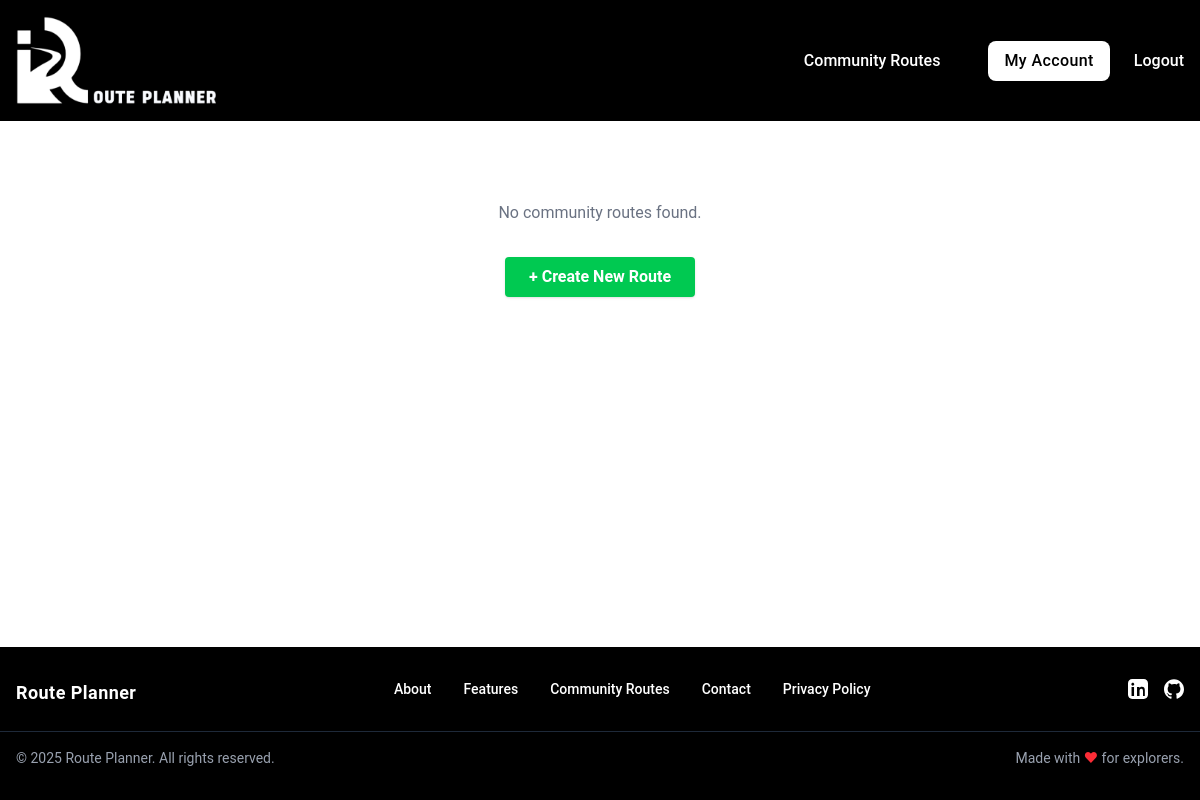
Page /routes (signed in) on the earlier database version.
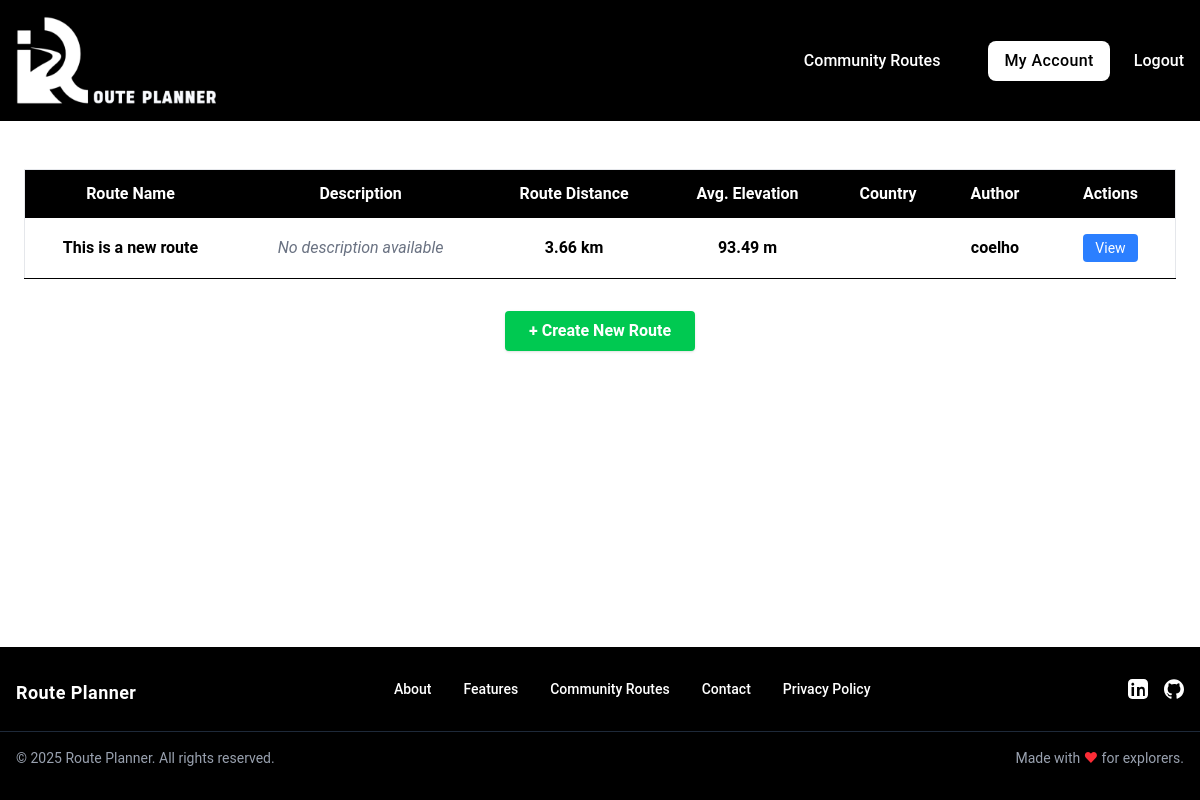
Same page on the later database version.
### tables this page shows
CREATE TABLE routes (
id INTEGER PRIMARY KEY,
user_id INTEGER NOT NULL,
name TEXT NOT NULL,
description TEXT,
coordinates TEXT NOT NULL, elevation_gain REAL DEFAULT 0, elevation_loss REAL DEFAULT 0, max_elevation REAL DEFAULT 0, min_elevation REAL DEFAULT 0, avg_elevation REAL DEFAULT 0, total_distance REAL DEFAULT 0, map_image_url TEXT,
FOREIGN KEY (user_id) REFERENCES users(id)
);

CREATE TABLE users (
id INTEGER PRIMARY KEY,
username TEXT NOT NULL UNIQUE,
email TEXT NOT NULL UNIQUE,
password TEXT NOT NULL
, profile_picture TEXT DEFAULT NULL);

### app.py (the view)
@app.route("/routes")
@login_required
def all_routes():
    routes = query_db("""
        SELECT routes.*, users.username, users.id
        FROM routes
        JOIN users ON
        routes.user_id = users.id
    """)
    user_id = session.get("user_id")
    return render_template(
        "routes/all_routes.html",
        routes = routes,
        user_id = user_id
        )

### helpers.py (called while the page is built)
def get_db():
    db = getattr(g, "_database", None)
    if db is None:
        db = g._database = sqlite3.connect(DATABASE)
        db.row_factory = sqlite3.Row # Allows accessing columns by name
    return db

def close_connection(exception):
    db = getattr(g, "_database", None)
    if db is not None:
        db.close()

def query_db(query, args = (), commit = False):
    connection = get_db()
    current = connection.cursor()
    current.execute(query, args)
    if commit:
        connection.commit()
    else:
        return current.fetchall()

def login_required(f):
    @wraps(f)
    def decorated_function(*args, **kwargs):
        if "user_id" not in session:
            flash("Please log in to access this page.", "error")
            return redirect("/login")
        return f(*args, **kwargs)
    return decorated_function

### templates/routes/all_routes.html (shortened to what this page needs)
{% extends "base.html" %}
{% block main %}
  <div class="max-w-7xl mx-auto my-[2%] p-6">
    {% if routes %}
      <div class="overflow-x-auto">
        <table class="min-w-full bg-white border border-gray-200">
          <thead class="bg-black text-white sticky top-0 z-10">
            <tr>
              <th class="py-3 px-4 text-center">Route Name</th>
              <th class="py-3 px-4 text-center">Description</th>
              <th class="py-3 px-4 text-center">Route Distance</th>
              <th class="py-3 px-4 text-center">Avg. Elevation</th>
              <th class="py-3 px-4 text-center">Country</th>
              <th class="py-3 px-4 text-center">Author</th>
              <th class="py-3 px-4 text-center">Actions</th>
            </tr>
          </thead>
          <tbody>
            {% for route in routes %}
              <tr class="border-b hover:bg-blue-50 text-center">
                <td class="py-2 px-4 font-semibold">{{ route.name }}</td>
                <td class="py-2 px-4 truncate max-w-xs text-gray-700">
                  {% if route.description %}
                    {{ route.description }}
                  {% else %}
                    <span class="text-gray-500 italic">
                      No description available
                    </span>
                  {% endif %}
                </td>
                <td class="py-2 px-4 font-semibold">{{ route.total_distance }} km</td>
                <td class="py-2 px-4 font-semibold">{{ route.avg_elevation }} m</td>
                <td class="py-2 px-4 font-semibold">{{ route.country }}</td>
                <td class="py-2 px-4 font-semibold">{{ route.username }}</td>
                <td class="py-2 px-4 space-x-2 text-center">
                  <a
                    class="inline-block bg-blue-500 hover:bg-blue-600 text-white px-3 py-1 rounded text-sm my-2 mx-2"
                    href="/route/{{ route.id }}">
                    View
                  </a>
                </td>
              </tr>
            {% endfor %}
          </tbody>
        </table>
      </div>
    {% else %}
      <p class="text-center text-gray-500 mt-8">
        No community routes found.
      </p>
    {% endif %}
    <div class="mt-8 flex justify-center">
      <a
        class="bg-green-500 hover:bg-green-600 text-white font-bold py-2 px-6 rounded shadow"
        href="/">
        + Create New Route
      </a>
    </div>
  </div>
{% endblock %}

Differences in the rows shown:
added routes: name "This is a new route", description "No description available", total_distance "3.66", avg_elevation "93.49", username "coelho"
Other differences:
text no longer shown: "No community routes found."
text now shown: "Route Name Description Route Distance Avg. Elevation Country Author Actions"
